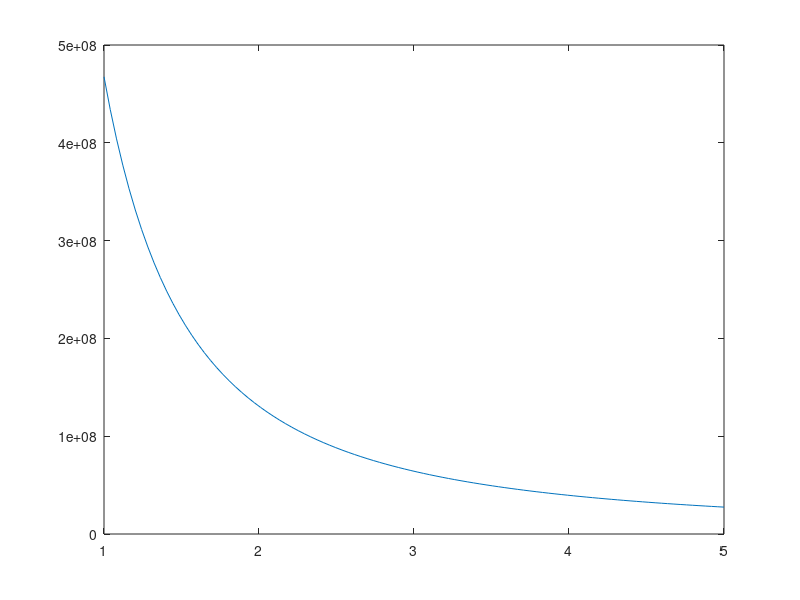

MATLAB code for this plot: (Note: this script raises an error after producing the figure.)
% sizing holes for links/bearings stress conc

clear; clc; close all;

Sy = 2.76e+8; % N/m^2, Aluminum 6061-T6
T_m = 2.22; % Nm, from the gearbox output
FOS = 2;
S_allow = Sy/FOS;

d = 4/1000; %  from thickness of crankGeo
t_array = linspace(1/1000, 5/1000, 100); % defined as r_o of rod - r_i of rod

F_spring = 110; % N

r_i = 5/1000; % also have to optimize this

r_c = r_i + t_array/2;

S_bending = F_spring/2 .* (r_c) .* (r_c - r_i) ./ (1/12 .* d .* (t_array).^3);

S_axial = F_spring/2 ./ t_array / d;

S_combined = S_bending + S_axial;

figure(1)
plot(t_array*1000,S_combined);
hold on;
yline(S_allow);
legend("Combined stress", "Yield strength, FOS = 2");
xlabel("thickness of radial circle (mm)");
ylabel("Combined stress (MPa)");

t_optimal = 2 /1000; % from plot

r_i_array = linspace(1/1000, 10/1000, 100);

r_c_array = r_i_array + t_optimal/2;

S_bending = F_spring/2 .* (r_c_array) .* (r_c_array - r_i_array) ./ (1/12 .* d .* (t_optimal).^3);

S_axial = F_spring/2 ./ t_optimal / d;

S_combined = S_bending + S_axial;

figure(2)
plot(r_i_array*1000,S_combined);
hold on;
yline(S_allow);
legend("Combined stress", "Yield strength, FOS = 2");
xlabel("inner radius (mm)");
ylabel("Combined stress (MPa)");